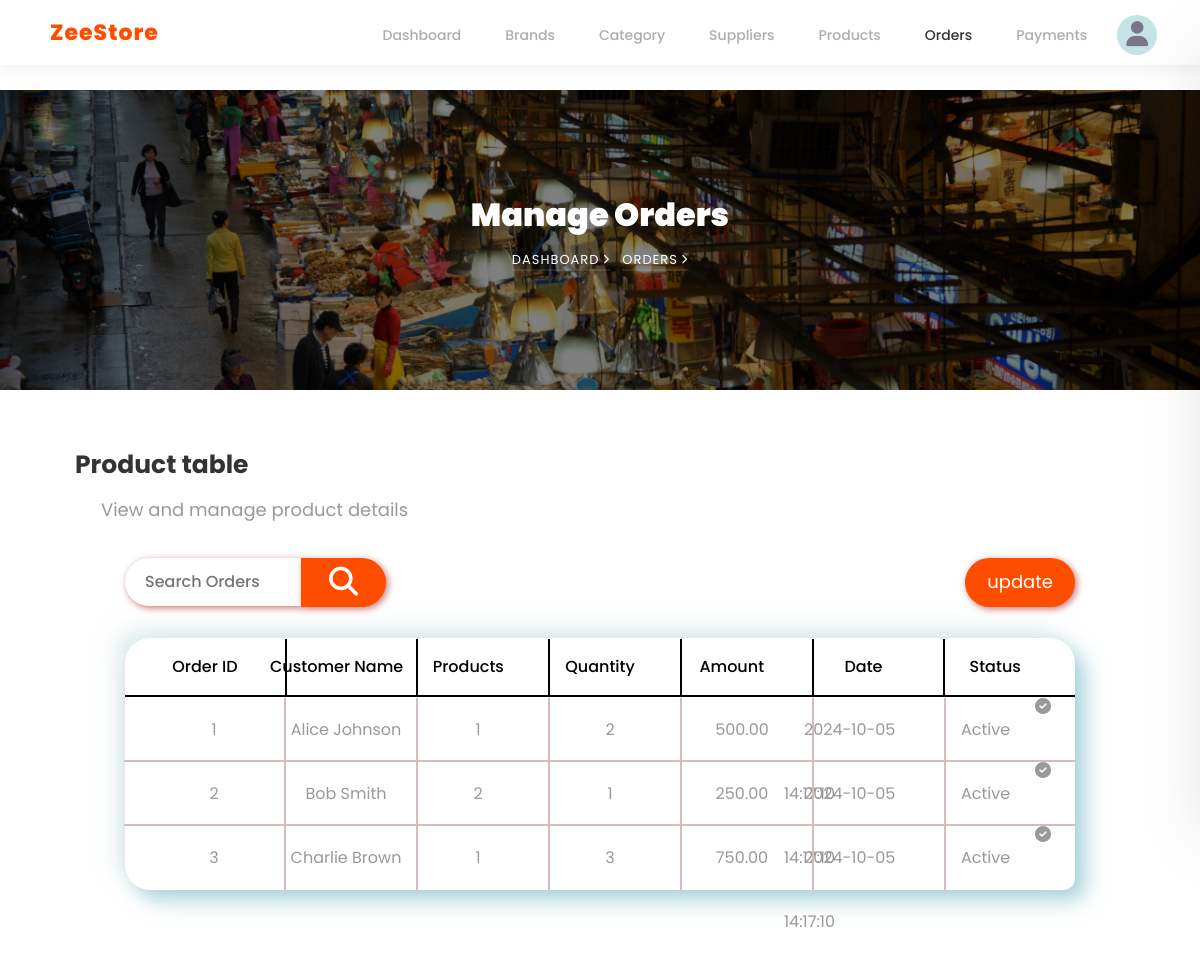
The page /admin/orders.php on the database its author committed.
### tables this page shows
CREATE TABLE `orders` (
  `id` int(11) NOT NULL,
  `customer_name` varchar(255) NOT NULL,
  `product_id` int(11) NOT NULL,
  `quantity` int(11) NOT NULL,
  `total_amount` decimal(10,2) NOT NULL,
  `order_date` datetime DEFAULT current_timestamp()
);

### admin/orders.php (the view, shortened to what this page needs)
<!DOCTYPE html>
<html lang="en">
<head>
  <?php
  require_once '../php/styles.php';
  require_once '../php/DbConnect.php';
  ?>
</head>
<body>
  <nav>
    <a href="index.html" class="brand">ZeeStore</a>
    <div>
      <ul id="navbar">
        <li><a href="dashboard.php">Dashboard</a></li>
        <li><a href="brand.php">Brands</a></li>
        <li><a href="catagory.php">Category</a></li>
        <li><a href="supplier.php">Suppliers</a></li>
        <li><a href="product.php">Products</a></li>
        <li><a href="orders.php" class="active">Orders</a></li>
        <li><a href="payments.php">Payments</a></li>
        <li class="user" id="user">
          <div class="circle"></div>
          <i class="fa fa-user"></i>
        </li>
      </ul>
    </div>
  </nav>
  <section class="hero-wrap hero-wrap-2" style="background-image: url('../images/shopping.jpg')" data-stellar-background-ratio="0.5">
    <div class="overlay"></div>
    <div class="container">
      <div class="row no-gutters slider-text align-items-center justify-content-center">
        <div class="col-md-9 ftco-animate text-center">
          <h1 class="mb-2 bread">Manage Orders</h1>
          <p class="breadcrumbs">
            <span class="mr-2"><a href="index.html">Dashboard <i class="ion-ios-arrow-forward"></i></a></span>
            <span>Orders <i class="ion-ios-arrow-forward"></i></span>
          </p>
        </div>
      </div>
    </div>
  </section>
  <section class="admin-table">
    <h2>Product table</h2>
    <span>View and manage product details</span>
    <div class="table">
      <div class="searchAddS">
        <section class="search">
          <input type="text" id="search" placeholder="Search Orders" />
          <button id="search-bt">
            <i class="fa-solid fa-magnifying-glass"></i>
          </button>
        </section>
        <button id="btt1">update</button>
      </div>
      <div class="table-header parent">
        <div class="table-header-data row">Order ID</div>
        <div class="table-header-data row">Customer Name</div>
        <div class="table-header-data row">Products</div>
        <div class="table-header-data row">Quantity</div>
        <div class="table-header-data row">Amount</div>
        <div class="table-header-data row">Date</div>
        <div class="table-header-data row">Status</div>
      </div>
      <div class="table-data">
        <?php
        $result = $conn->query("SELECT * FROM orders");
        if ($result && $result->num_rows > 0) {
          while ($row = $result->fetch_assoc()) {
            echo "<div class='table-row parent'>";
            echo "<div class='table-cell row'>" . $row['id'] . "</div>";
            echo "<div class='table-cell row'>" . $row['customer_name'] . "</div>";
            echo "<div class='table-cell row'>" . $row['product_id'] . "</div>";
            echo "<div class='table-cell row'>" . $row['quantity'] . "</div>";
            echo "<div class='table-cell row'>" . $row['total_amount'] . "</div>";
            echo "<div class='table-cell row'>" . $row['order_date'] . "</div>";
            $status = $row['quantity'] > 0 ? 'Active <i class="fa-solid fa-circle-check" style="margin-left:5px"></i>' : 'Out of stock';
            echo "<div class='table-cell row'>" . $status . "</div>";
            echo "</div>";
          }
        } else {
          echo "<div class='table-row parent'>No orders found</div>";
        }
        ?>
      </div>
    </div>
  </section>
  <?php require_once '../php/javaScripts.php' ?>
</body>
</html>

### css/style2.css (style rules this page uses)
:root { --colorbt: #ff4d00; }
.brand { font-weight: 800; font-size: 22px; color: var(--colorbt); letter-spacing: 1px; }
nav { top: 0; left: 0; z-index: 980; display: flex; max-height: 65px; position: fixed; padding: 6px 50px; align-items: center; background: #fff; justify-content: space-between; box-shadow: 0 5px 15px rgba(0, 0, 0, 0.06); width: 100%; }
nav div ul { padding-top: 20px; width: 100%; display: flex; align-items: center; justify-content: center; list-style: none; }
nav div ul li { padding: 0.9rem 22px; list-style: none; position: relative; }
nav div ul li a { font-size: 15px; color: #999; text-decoration: none; transition: all 0.2s ease; font-size: 14px; font-weight: 500; opacity: 0.8 !important; }
nav div ul li a:hover, nav div ul li a.active { color: #000; opacity: 0; }
.user { margin-left: -14px; margin-right: -20px; font-size: 25px; display: flex; align-items: center; position: relative; cursor: pointer; }
.user .circle { background: #c3e3e6; aspect-ratio: 1; border-radius: 50%; min-height: 40px; margin-right: -31px; color: black; }
.user i[class="fa fa-user"] { color: #7c7588; }
.container { margin: 90px auto; }
h1 { margin-bottom: 20px; font-size: 2em; }
.parent { display: flex; justify-content: space-between; }
.parent .row { flex: 1; justify-content: center; }
.admin-table { padding: 0 75px; margin: 64px auto; margin-top: 56px; }
.admin-table h2 { font-size: 25px; font-weight: 700; line-height: 1.5; color: rgba(0, 0, 0, 0.8); font-family: inherit; }
.admin-table span { font-size: 18px; margin: 26px; }
.table { z-index: 800; max-width: 950px; margin: 0 auto; margin-top: 110px; box-shadow: 10px 10px 20px rgba(95, 172, 186, 0.54), -10px -10px 20px rgba(207, 224, 224, 0.54); border-radius: 25px 25px 12px 25px; position: relative; }
.table .table-header { font-weight: 500; color: #000; padding: 1px 15px; }
.table .table-header .table-header-data { border-right: 2px solid black; border-bottom: 2px solid black; height: 58px; line-height: 55px; }
.table .table-header .table-header-data:last-child { border-right: none; }
.table .table-data .table-row { padding: 0 14px; }
.table .table-data .table-row .table-cell:last-child { border-right: none; }
.table .table-data .table-row:last-child .table-cell { border-bottom: none; }

### rows shown on the page
orders: id "1", customer_name "Alice Johnson", product "1", quantity "2", total_amount "500.00", order_date "2024-10-05 14:17:10", shows "Active"
orders: id "2", customer_name "Bob Smith", product "2", quantity "1", total_amount "250.00", order_date "2024-10-05 14:17:10", shows "Active"
orders: id "3", customer_name "Charlie Brown", product "1", quantity "3", total_amount "750.00", order_date "2024-10-05 14:17:10", shows "Active"
